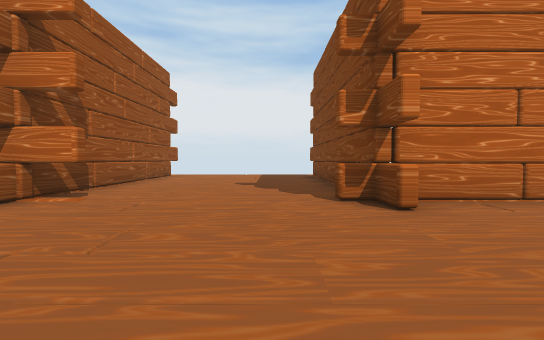
View 1 (above)

16 first-person views from a walk through a 3-D level made in the Unity game engine. The camera is 1.2 m above the floor, tilts 2° down and sees 85° across. The floor is counted in squares, 2 m on a side. Each view is taken from the middle of a square. On the plan, view 1 faces up. The plan holds only what a view shows up to about 9 squares ahead; the rest is blank. The place goes on beyond the plan. Some animated figures are left out. Door leaves are left out, so doorways stand open. Some surface patterns are stand-ins.

View 2
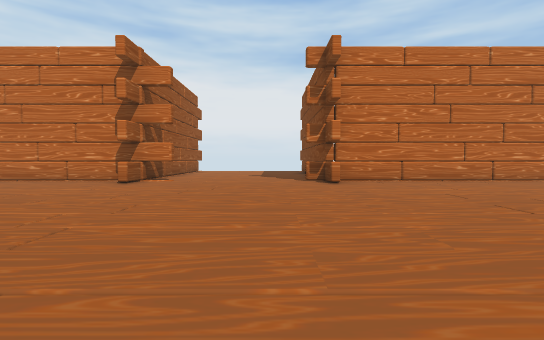

View 3
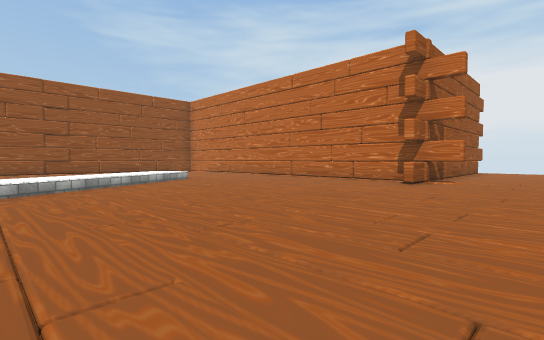

View 4
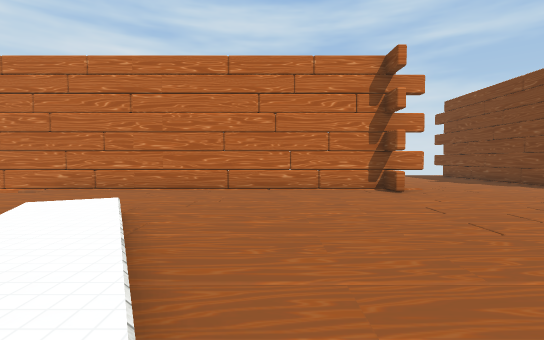

View 5
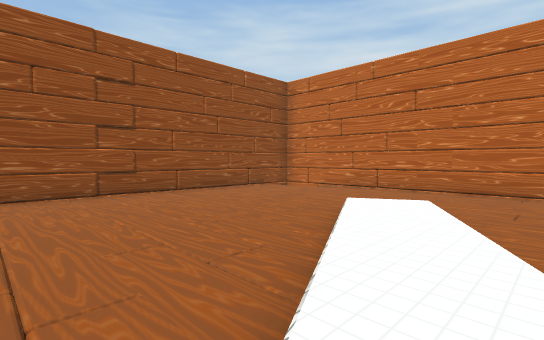

View 6
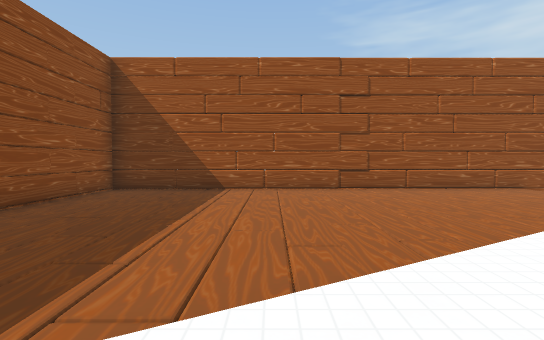

View 7
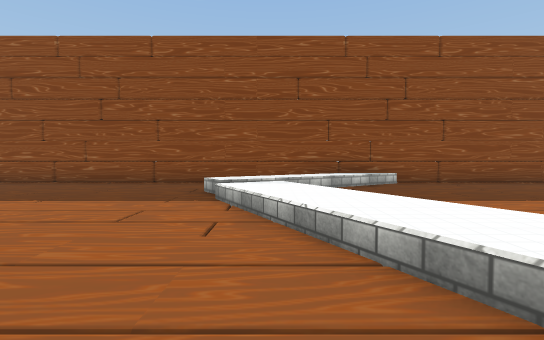

View 8
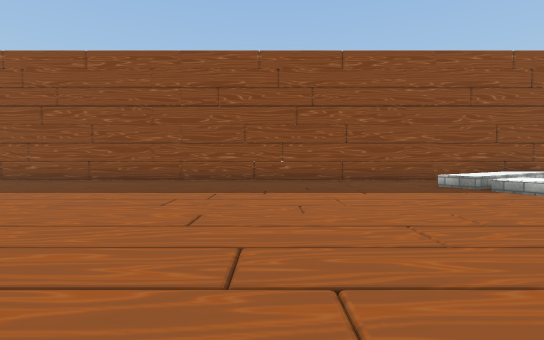

View 9
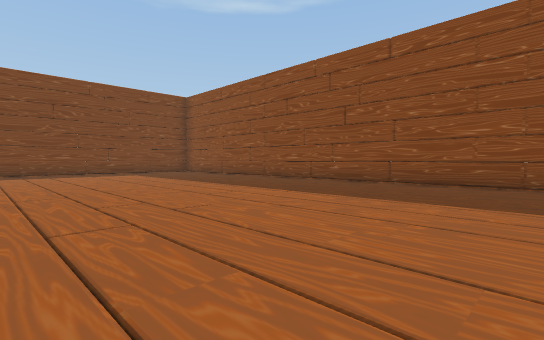

View 10
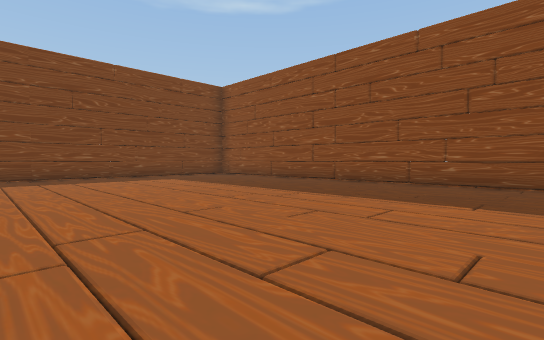

View 11
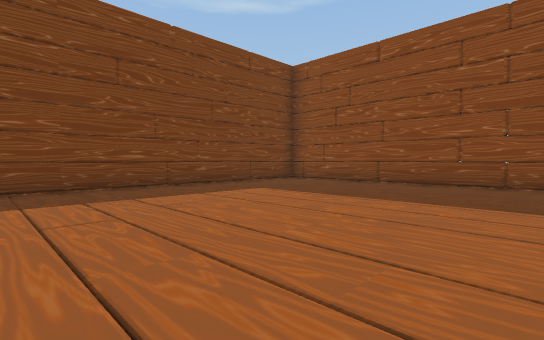

View 12
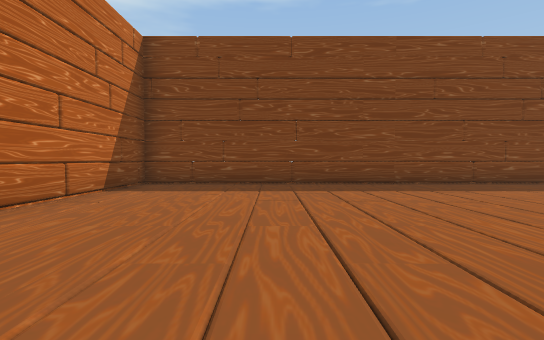

View 13
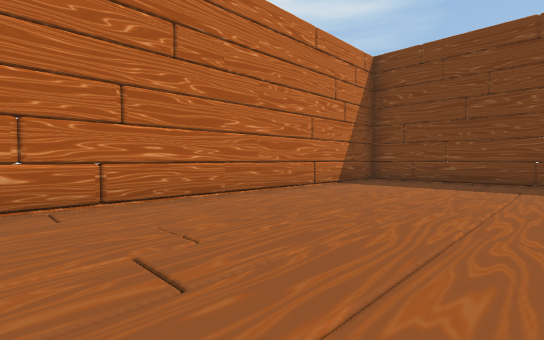

View 14
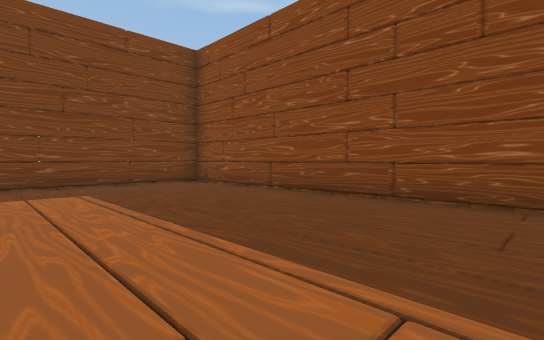

View 15
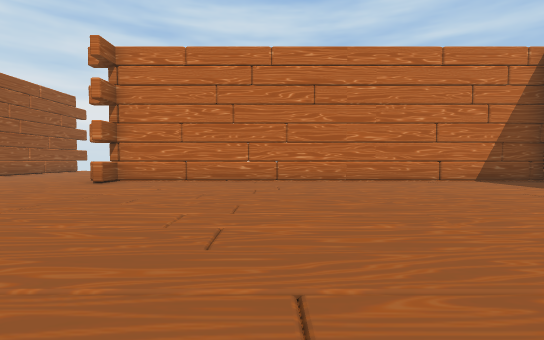

View 16
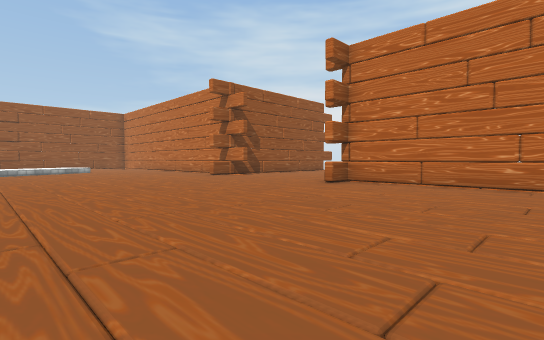

### Floor plan
Key: @ floor where view 1 was taken; # wall or solid block; x gap in a wall; . main floor; : floor 0.5 m higher than the main floor; / step, stairs or slope; D open door.
Columns run from 16 left of view 1 to 14 right of it. Each row starts with its distance up from view 1.
  7             #    #
  6             #....##
  5    ##########x...#############
  4 ####.##.....#.....##.........##
  3 #.............................#
  2 #.............................#
  1 #.............................#
  0 #.....:/........@.............#
 -1 #...../:......................#
 -2 #......//.....................#
 -3 #.....//:.....................#
 -4 #.......//....................#
 -5 #......//:/...................#
 -6 #........//...................#
 -7 #......./://..................#
 -8 #......//.....................#
 -9 ####################DDD########

Where each view was taken, in squares from view 1:
view 1: 0 up, 0 right, facing up
view 2: 4 down, 0 right, facing up
view 3: 4 down, 1 left, facing up-left
view 4: 4 down, 7 left, facing up
view 5: 4 down, 8 left, facing up-left
view 6: 4 down, 7 left, facing left
view 7: 1 down, 7 left, facing down
view 8: 0 up, 2 left, facing down
view 9: 1 down, 0 right, facing down-right
view 10: 1 down, 3 right, facing down-right
view 11: 1 down, 7 right, facing down-right
view 12: 1 up, 6 right, facing right
view 13: 0 up, 5 right, facing up-right
view 14: 4 down, 6 right, facing down-right
view 15: 4 down, 6 right, facing up
view 16: 3 down, 6 right, facing up-left
